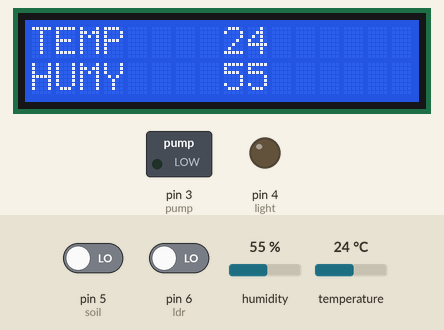
Simulated run of this sketch. Board: Arduino Uno, built with avr-gcc and run on an emulated ATmega328P. On the bench: 16×2 character LCD, switched loads named in the sketch (green lamp = pin HIGH), output pins drawn as LEDs (lit = HIGH). The inputs (shaded band) are chosen by the test bench; at power-on: pin 5 (soil) LOW, pin 6 (ldr) LOW, temperature 24 °C, humidity 55 %. What the sketch prints to the serial monitor is not drawn.

Above: at 4.2 s.
4.3 s: pin 5 (soil) driven HIGH
At 11.7 s:
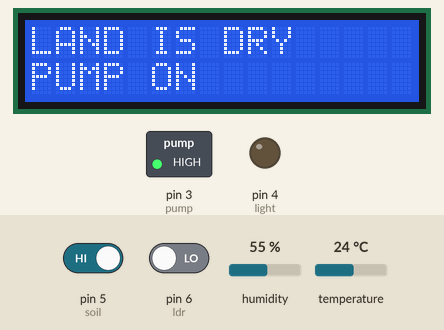
16.6 s: pin 6 (ldr) driven HIGH
At 18.6 s:
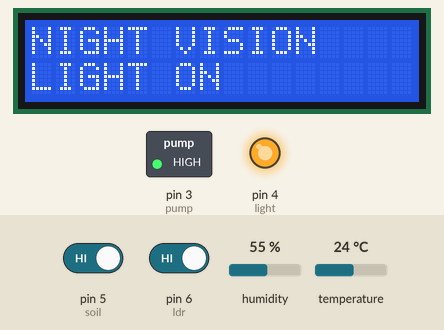
29.6 s: temperature set to 43 °C
At 35.9 s:
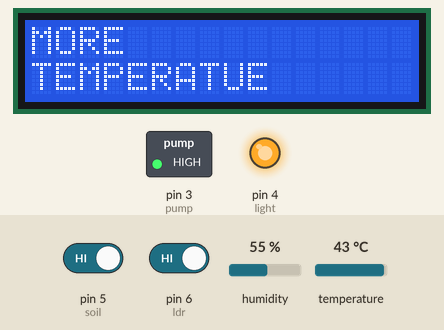
40.2 s: pin 5 (soil) driven LOW
At 42.4 s:
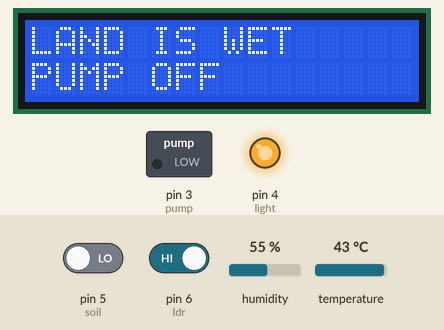
53.2 s: temperature set to 12 °C
At 57.7 s:
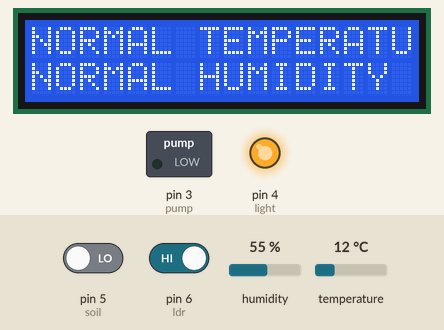
60.8 s: humidity set to 22 %
At 65.2 s:
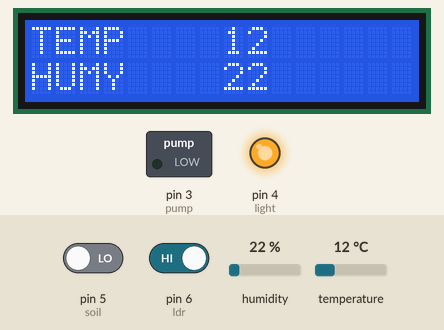
Timing chart, 0 to 66.7 s (numbered marks = the images above; inputs shaded):
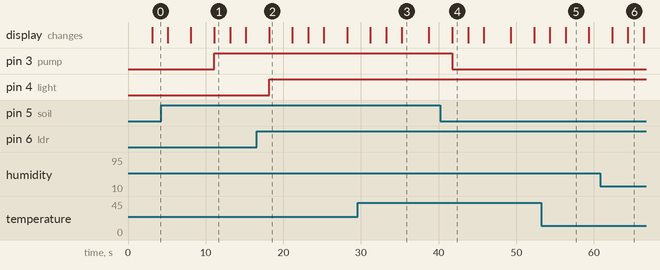

The sketch:

Iot_Greenhouse_Monitoring_System_Code.ino
```cpp
#include <LiquidCrystal.h>
#include <SimpleDHT.h>
#include <stdio.h>


const int rs = 8, en = 9, d4 = 10, d5 = 11, d6 = 12, d7 = 13;
LiquidCrystal lcd(rs, en, d4, d5, d6, d7);

int pinDHT11 = 2;
SimpleDHT11 dht11;


const int light=4;
const int pump=3;
const int ldr=6;
const int soil=5;


void ldr_check(void);
void read_temperature(void);
void soil_check(void);


void setup() {
  // put your setup code here, to run once:
  pinMode(light,OUTPUT);
  pinMode(pump,OUTPUT);
    pinMode(soil,INPUT);
  pinMode(ldr,INPUT);

 digitalWrite(light,LOW);
  digitalWrite(pump,LOW);
  Serial.begin(9600);
  lcd.begin(16, 2);
  lcd.clear();
  lcd.setCursor(0,0);
  lcd.print("GREEN HOUSE       ");
  lcd.setCursor(0,1);
  lcd.print("USING IOT");
  delay(3000);
}

void loop() {
  // put your main code here, to run repeatedly:
read_temperature();
      ldr_check();
      soil_check();
}
void read_temperature()
{
    byte temperature = 0;
    byte humidity = 0;
    int err = SimpleDHTErrSuccess;
    if ((err = dht11.read(pinDHT11, &temperature, &humidity, NULL)) != SimpleDHTErrSuccess)
    {
//      Serial.print("Read DHT11 failed, err="); Serial.println(err);delay(1000);
      return;
    }
    //It will give temperature value
    lcd.clear();
    lcd.setCursor(0,0);
    lcd.print("TEMP    ");
    lcd.print((int)temperature);
    Serial.println("TEMPERATURE:");
    Serial.println((int)temperature);
     //It will give Humidity value
    lcd.setCursor(0,1);
    lcd.print("HUMY    ");
    lcd.print((int)humidity);
    Serial.println("HUMIDITY:");
    Serial.println((int)humidity);
    delay(2000);

    if((int)temperature>42)
    {
      lcd.clear();
        lcd.setCursor(0,0);
  lcd.print("MORE         ");
  lcd.setCursor(0,1);
  lcd.print("TEMPERATUE");
  Serial.println("MORE TEMPERATURE  ");delay(2000);


    }
  else
    {
     lcd.clear();
     lcd.setCursor(0,0);
  lcd.print("NORMAL TEMPERATURE         ");
  lcd.setCursor(0,1);
  lcd.print("NORMAL HUMIDITY");
  Serial.println("NORMAL TEMPERATURE AND NORMAL HUMIDITY");
  delay(1500);

      }
 delay(1500);

}


void ldr_check()
{

    if(digitalRead(ldr) == 1)
    {
      lcd.clear();
      lcd.setCursor(0,0);
      digitalWrite(light,HIGH);
      lcd.print("NIGHT VISION");
      lcd.setCursor(0,1);
      lcd.print("LIGHT ON");
      Serial.println("NIGHT VISION LIGHTS ON");
     }
       else if(digitalRead(ldr) == 0)
    {
       lcd.clear();
      lcd.setCursor(0,0);
      digitalWrite(light,LOW);
      lcd.print("DAY VISION");
      lcd.setCursor(0,1);
      lcd.print("LIGHT OFF");
      Serial.println("DAY VISION LIGHTS OFF");
     }
    delay(3000);
}
void soil_check()
{

    if(digitalRead(soil) == 1)
    { digitalWrite(pump,HIGH);
      lcd.clear();
      lcd.setCursor(0,0);
      lcd.print("LAND IS DRY");
      lcd.setCursor(0,1);
      lcd.print("PUMP ON");
      Serial.println("LAND IS DRY PUMP ON");delay(2000);

     }
       else if(digitalRead(soil) == 0)
    {
        digitalWrite(pump,LOW);
      lcd.clear();
      lcd.setCursor(0,0);
      lcd.print("LAND IS WET");
      lcd.setCursor(0,1);
      lcd.print("PUMP OFF");
      Serial.println("LAND IS WET PUMP OFF");delay(2000);
     }
}
```

Measured:
- after the input at 4.3 s, pin 3 (pump): LOW → HIGH after 6.8 s; the display: first differs from a run without the input after 6.8 s (image 1)
- after the input at 16.6 s, pin 4 (light): LOW → HIGH after 1.6 s; the display: changes after 1.6 s (image 2)
- after the input at 40.2 s, pin 3 (pump): HIGH → LOW after 1.6 s; the display: changes after 1.6 s (image 4)
- what the display in image 1 shows lasts 2.0 s, from 11.1 s to 13.1 s
- what the display in image 2 shows lasts 3.0 s, from 18.2 s to 21.2 s
- what the display in image 3 shows lasts 3.6 s, from 35.2 s to 38.8 s
